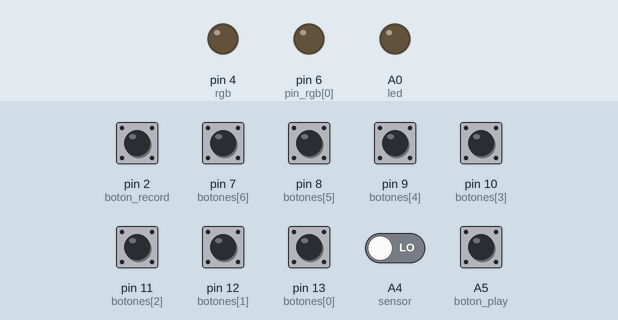
This sketch was run on a simulated Arduino Uno, built with avr-gcc and run on an emulated ATmega328P. Parts: output pins drawn as LEDs (lit = HIGH). Dashed ring = blinking. The test bench sets the inputs (shaded band); at power-on: A4 (sensor), A5 (boton_play), pin 2 (boton_record), pin 7 (botones[6]), pin 8 (botones[5]), pin 9 (botones[4]), pin 10 (botones[3]), pin 11 (botones[2]), pin 12 (botones[1]), pin 13 (botones[0]) LOW. Random numbers use the default seed unless the sketch sets one; what the sketch prints to the serial monitor is not drawn.

Above: at 1.2 s.
1.3 s: A5 (boton_play) pulled HIGH for 1 s
At 1.8 s:
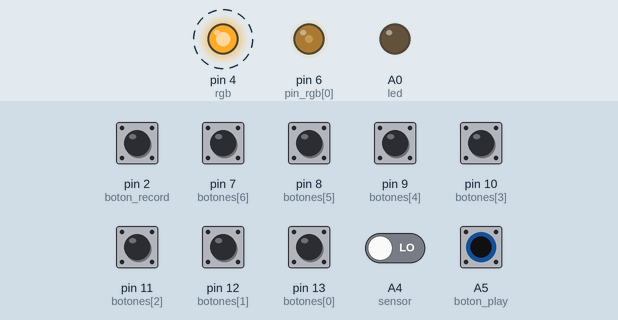
4.0 s: pin 2 (boton_record) pulled HIGH for 0.15 s
At 5.3 s:
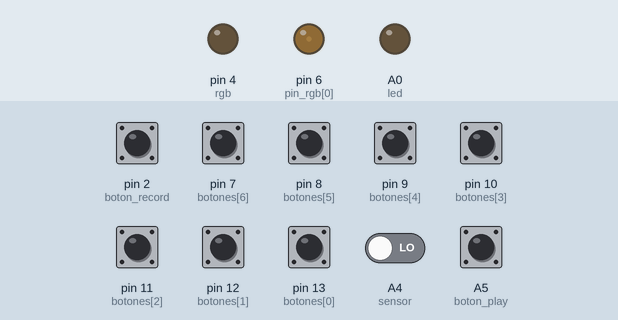
5.6 s: A5 (boton_play) pulled HIGH for 0.15 s
At 6.5 s:
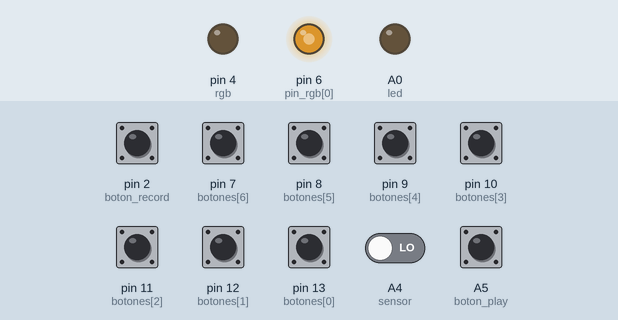
7.7 s: pin 2 (boton_record) pulled HIGH for 1 s
At 9.2 s:
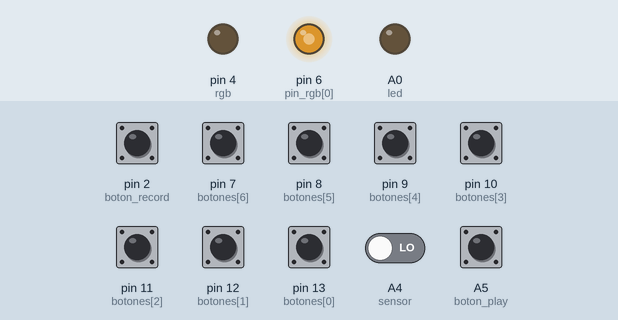
10.2 s: A5 (boton_play) pulled HIGH for 1 s
At 12.7 s:
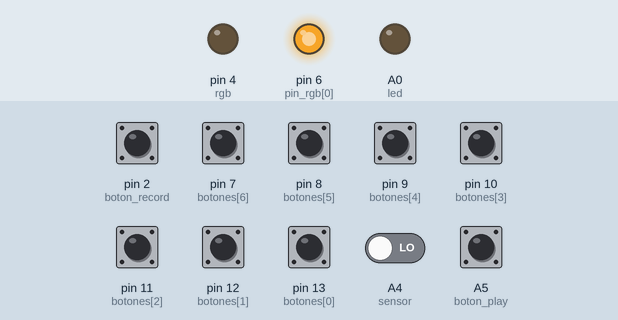
13.0 s: pin 2 (boton_record) pulled HIGH for 0.15 s
At 14.2 s:
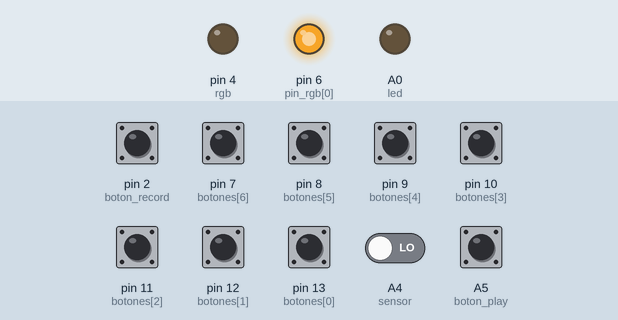
Timing chart, 0 to 15.6 s (numbered marks = the images above; inputs shaded):
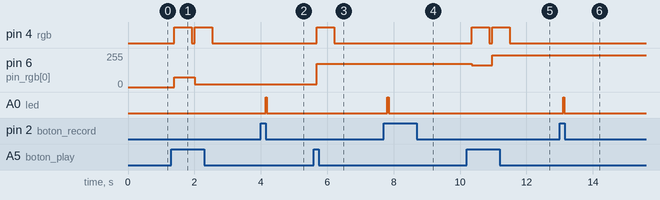

Measured:
- after the input at 1.3 s, pin 4 (rgb): alternates HIGH for 0.53 s and LOW for 0.10 s, 4 changes in all, then stays LOW, starting after 0.09 s; pin 6 (pin_rgb[0]): 0/255 → 73/255 after 0.09 s, → 22/255 0.63 s later
- after the input at 4.0 s, A0 (led): LOW → HIGH after 0.14 s, → LOW 0.04 s later
- after the input at 5.6 s, pin 4 (rgb): LOW → HIGH after 0.08 s, → LOW 0.53 s later; pin 6 (pin_rgb[0]): 22/255 → 173/255 after 0.08 s
- after the input at 7.7 s, A0 (led): LOW → HIGH after 0.11 s, → LOW 0.04 s later
- after the input at 10.2 s, pin 4 (rgb): alternates HIGH for 0.53 s and LOW for 0.10 s, 4 changes in all, then stays LOW, starting after 0.15 s; pin 6 (pin_rgb[0]): 173/255 → 165/255 after 0.15 s, → 237/255 0.63 s later
- after the input at 13.0 s, A0 (led): LOW → HIGH after 0.10 s, → LOW 0.04 s later

The sketch:

proyecto_final_v4_SC.ino
```cpp
#define boton_record 2
#define rgb 4
#define tiempo 125
#define led A0
#define bocina A1
#define sensor A4
#define boton_play A5

//Variables de entrada
short int botones[] = {13,12,11,10,9,8,7};
boolean record;
boolean play;
boolean v_boton1;
boolean v_boton2;
boolean v_boton3;
boolean v_boton4;
boolean v_boton5;
boolean v_boton6;
boolean v_boton7;
boolean v_sensor;
boolean v_boton;
//Variables del rgb y led
short int color = 0;
int pin_rgb[] = {6,5,3}; //[0] r, [1] g, [2] b
//Otras variables
float notas[] = {440.00, 493.883, 523.251, 587.330, 659.255, 698.456, 783,991};
boolean on = LOW;
boolean bandera = HIGH;
//Lista para almacenar las notas MIDI
int lista[50];
short int nota;
short int i = 0;

void setup() {
  //Inicializar entradas
  for (i = 6; i >= 0; i--){
    pinMode(botones[i], INPUT);
  }
  pinMode(sensor, INPUT);
  //Inicializar salidas
  pinMode(rgb, OUTPUT);
  delay(20);

  //Establecer la comunicación serial para el puerto
  Serial.begin(9600);

  //Establecer la interrupción para comenzar a grabar y dejar de hacerlo
  attachInterrupt(0,Turnon, RISING);

  //Por si acaso, apagar los led
  digitalWrite(rgb, LOW);
  digitalWrite(led, LOW);
  delay(20);

}

void loop() {
  record = digitalRead(boton_record);
  play = digitalRead(boton_play);
  delay(50);

  //Si se aprieta el botón de record, comienza la grabación
  //El led rojo se encience
  if (record == HIGH && on == HIGH && bandera == HIGH){
    //Borrar los datos anteriores de la lista
    for (i = 49; i >= 0; i--){
      lista[i] = 0;
    }

    //Encender el led rojo
    bandera = LOW;
    analogWrite(led, 150);
    digitalWrite(rgb, LOW);

    //"Grabar" las notas en la lista
    Grabar();
    delay(20);

  } else if (play == HIGH && bandera == HIGH){
    //Reproduce las notas contenidas en la lista
    digitalWrite(rgb, HIGH);
    analogWrite(led, LOW);

    for (i = 0; i < 50; i++){
      for (int j = 2; j >= 0; j--){
        color = random(250);
        analogWrite(pin_rgb[i], color);
        color = 0;
      }
      noteOn(0x90, lista[i], 100);
      delay(400);
      noteOn(0x90, lista[i], 0);
      delay(125);
      //Si hay dos elementos seguidos en cero, ya no hay más sonidos
      //Y deja de reproducir la música
      if (lista[i-1] == 0 && lista[i] == 0){
        break;
      }
    }

  }

  bandera = HIGH;
  digitalWrite(rgb, LOW);
  analogWrite(led, LOW);
  delay(50);
}

/*Esta función permite "grabar". Guarda los valores
 ingresados por el usuario por medio del teclado en un
 arreglo
*/
void Grabar(){
  i = 0;
  while (on != LOW){
    v_boton1 = digitalRead(botones[0]);
    v_boton2 = digitalRead(botones[1]);
    v_boton3 = digitalRead(botones[2]);
    v_boton4 = digitalRead(botones[3]);
    v_boton5 = digitalRead(botones[4]);
    v_boton6 = digitalRead(botones[5]);
    v_boton7 = digitalRead(botones[6]);
    v_sensor = digitalRead(sensor);
    v_boton = digitalRead(boton_record);
    delay(20);

    if (v_boton1 == HIGH || v_boton2 == HIGH || v_boton3 == HIGH || v_boton4 == HIGH || v_boton5 == HIGH || v_boton6 == HIGH || v_boton7 == HIGH || v_sensor == HIGH){
      if (v_boton1 == HIGH){          //LA4
        tone(bocina, notas[0], tiempo);
        nota = 69;
      } else if (v_boton2 == HIGH){   //SI4
        tone(bocina, notas[1], tiempo);
        nota = 71;
      } else if (v_boton3 == HIGH){   //DO5
        tone(bocina, notas[2], tiempo);
        nota = 72;
      } else if (v_boton4 == HIGH){   //RE5
        tone(bocina, notas[3], tiempo);
        nota = 74;
      } else if (v_boton5 == HIGH){   //MI5
        tone(bocina, notas[4], tiempo);
        nota = 76;
      } else if (v_boton6 == HIGH){   //FA5
        tone(bocina, notas[5], tiempo);
        nota = 77;
      } else if (v_boton7 == HIGH){   //SOL5
        tone(bocina, notas[6], tiempo);
        nota = 79;
      } else if (v_sensor == HIGH){   //SOL5
        tone(bocina, 620, tiempo);
        nota = 1;
      }

      lista[i] = nota;
      i++;
      delay(400);
    } else if (v_boton == HIGH){
        on = LOW;
      }

  }
}

void noteOn(int comando, int altura, int velocidad) {
  // Aquí enviamos uno a uno los bytes del mensaje MIDI
  Serial.write(comando);
  Serial.write(altura);
  Serial.write(velocidad);
}

//La secuencia de interrupción enciende y apaga on
void Turnon(){
  on = !on;
}
```
